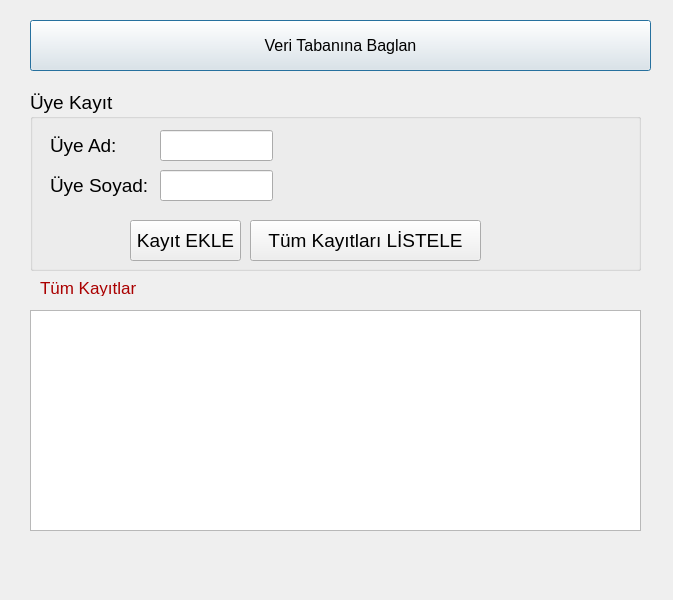
<?xml version="1.0" encoding="UTF-8"?>
<ui version="4.0">
 <class>Dialog</class>
 <widget class="QDialog" name="Dialog">
  <property name="geometry">
   <rect>
    <x>0</x>
    <y>0</y>
    <width>673</width>
    <height>600</height>
   </rect>
  </property>
  <property name="windowTitle">
   <string>Dialog</string>
  </property>
  <widget class="QPushButton" name="btnBaglan">
   <property name="geometry">
    <rect>
     <x>30</x>
     <y>20</y>
     <width>621</width>
     <height>51</height>
    </rect>
   </property>
   <property name="font">
    <font>
     <pointsize>12</pointsize>
    </font>
   </property>
   <property name="text">
    <string>Veri Tabanına Baglan</string>
   </property>
  </widget>
  <widget class="QGroupBox" name="groupBox">
   <property name="geometry">
    <rect>
     <x>30</x>
     <y>90</y>
     <width>611</width>
     <height>181</height>
    </rect>
   </property>
   <property name="font">
    <font>
     <pointsize>14</pointsize>
    </font>
   </property>
   <property name="title">
    <string>Üye Kayıt</string>
   </property>
   <widget class="QLabel" name="label">
    <property name="geometry">
     <rect>
      <x>20</x>
      <y>40</y>
      <width>81</width>
      <height>31</height>
     </rect>
    </property>
    <property name="text">
     <string>Üye Ad:</string>
    </property>
   </widget>
   <widget class="QLabel" name="label_2">
    <property name="geometry">
     <rect>
      <x>20</x>
      <y>80</y>
      <width>111</width>
      <height>31</height>
     </rect>
    </property>
    <property name="text">
     <string>Üye Soyad:</string>
    </property>
   </widget>
   <widget class="QLineEdit" name="edtAd">
    <property name="geometry">
     <rect>
      <x>130</x>
      <y>40</y>
      <width>113</width>
      <height>31</height>
     </rect>
    </property>
   </widget>
   <widget class="QLineEdit" name="edtSoyad">
    <property name="geometry">
     <rect>
      <x>130</x>
      <y>80</y>
      <width>113</width>
      <height>31</height>
     </rect>
    </property>
   </widget>
   <widget class="QPushButton" name="btnEkle">
    <property name="geometry">
     <rect>
      <x>100</x>
      <y>130</y>
      <width>111</width>
      <height>41</height>
     </rect>
    </property>
    <property name="text">
     <string>Kayıt EKLE</string>
    </property>
   </widget>
   <widget class="QPushButton" name="btnList">
    <property name="geometry">
     <rect>
      <x>220</x>
      <y>130</y>
      <width>231</width>
      <height>41</height>
     </rect>
    </property>
    <property name="text">
     <string>Tüm Kayıtları LİSTELE</string>
    </property>
   </widget>
  </widget>
  <widget class="QTableView" name="tableView">
   <property name="geometry">
    <rect>
     <x>30</x>
     <y>310</y>
     <width>611</width>
     <height>221</height>
    </rect>
   </property>
  </widget>
  <widget class="QLabel" name="label_3">
   <property name="geometry">
    <rect>
     <x>40</x>
     <y>280</y>
     <width>141</width>
     <height>16</height>
    </rect>
   </property>
   <property name="palette">
    <palette>
     <active>
      <colorrole role="WindowText">
       <brush brushstyle="SolidPattern">
        <color alpha="255">
         <red>170</red>
         <green>0</green>
         <blue>0</blue>
        </color>
       </brush>
      </colorrole>
      <colorrole role="Text">
       <brush brushstyle="SolidPattern">
        <color alpha="255">
         <red>170</red>
         <green>0</green>
         <blue>0</blue>
        </color>
       </brush>
      </colorrole>
      <colorrole role="PlaceholderText">
       <brush brushstyle="SolidPattern">
        <color alpha="128">
         <red>170</red>
         <green>0</green>
         <blue>0</blue>
        </color>
       </brush>
      </colorrole>
     </active>
     <inactive>
      <colorrole role="WindowText">
       <brush brushstyle="SolidPattern">
        <color alpha="255">
         <red>170</red>
         <green>0</green>
         <blue>0</blue>
        </color>
       </brush>
      </colorrole>
      <colorrole role="Text">
       <brush brushstyle="SolidPattern">
        <color alpha="255">
         <red>170</red>
         <green>0</green>
         <blue>0</blue>
        </color>
       </brush>
      </colorrole>
      <colorrole role="PlaceholderText">
       <brush brushstyle="SolidPattern">
        <color alpha="128">
         <red>170</red>
         <green>0</green>
         <blue>0</blue>
        </color>
       </brush>
      </colorrole>
     </inactive>
     <disabled>
      <colorrole role="WindowText">
       <brush brushstyle="SolidPattern">
        <color alpha="255">
         <red>120</red>
         <green>120</green>
         <blue>120</blue>
        </color>
       </brush>
      </colorrole>
      <colorrole role="Text">
       <brush brushstyle="SolidPattern">
        <color alpha="255">
         <red>120</red>
         <green>120</green>
         <blue>120</blue>
        </color>
       </brush>
      </colorrole>
      <colorrole role="PlaceholderText">
       <brush brushstyle="SolidPattern">
        <color alpha="128">
         <red>0</red>
         <green>0</green>
         <blue>0</blue>
        </color>
       </brush>
      </colorrole>
     </disabled>
    </palette>
   </property>
   <property name="font">
    <font>
     <pointsize>13</pointsize>
    </font>
   </property>
   <property name="text">
    <string>Tüm Kayıtlar</string>
   </property>
  </widget>
 </widget>
 <resources/>
 <connections/>
</ui>
